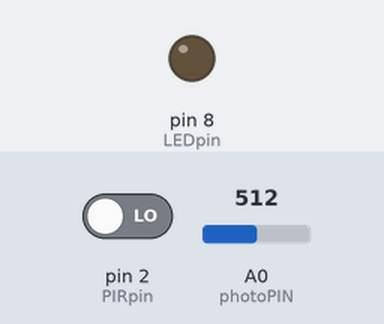
A sketch run on a simulated Arduino Uno, built with avr-gcc and run on an emulated ATmega328P. Parts: output pins drawn as LEDs (lit = HIGH). The inputs (shaded band) are chosen by the test bench; at power-on: A0 (photoPIN) = 512, pin 2 (PIRpin) LOW.

Above: at 1.2 s.
1.3 s: A0 (photoPIN) set to 218
2.8 s: A0 (photoPIN) set to 193
At 3.3 s:
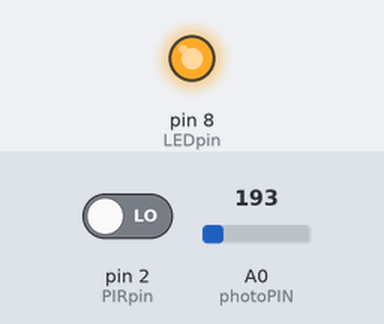
4.3 s: A0 (photoPIN) set to 210
At 5.5 s:
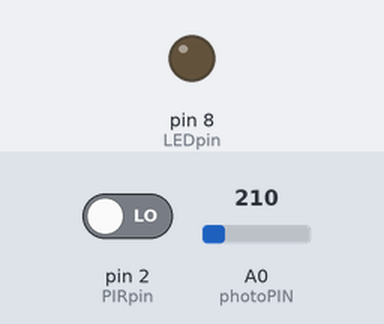
5.8 s: A0 (photoPIN) set to 190
At 6.7 s:
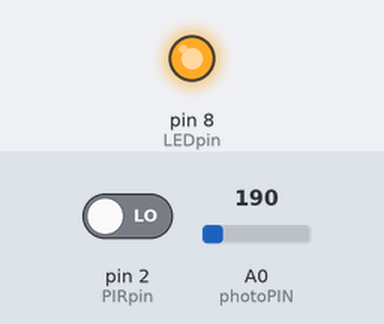
Timing chart, 0 to 8.3 s (numbered marks = the images above; inputs shaded):
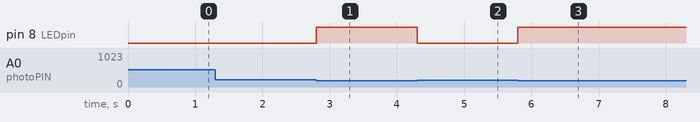

Measured:
- the behaviour switches between 200 and 199 on A0 (photoPIN) (found by bisection; images 0 and 1)
- after the input at 1.3 s, every drawn part: stays the same
- after the input at 2.8 s, pin 8 (LEDpin): LOW → HIGH at once
- after the input at 4.3 s, pin 8 (LEDpin): HIGH → LOW at once
- after the input at 5.8 s, pin 8 (LEDpin): LOW → HIGH at once

The sketch:

autonomous_lighting_system.ino
```cpp
const int LEDpin = 8;
const int photoPIN = A0;
const int PIRpin = 2;
void setup() {
  Serial.begin(9600);
  pinMode(PIRpin, INPUT);
  pinMode(photoPIN, INPUT);
  pinMode(LEDpin, OUTPUT);
}
void loop() {
  int sensorStatusphoto = analogRead(photoPIN);
  int sensorStatepir = digitalRead(PIRpin);
  if (sensorStatusphoto <200)
  {
    digitalWrite(LEDpin, HIGH);
  }
  else
  {
    if(sensorStatepir == HIGH)
    {
      digitalWrite(LEDpin, HIGH);
    }
    else
    {
      digitalWrite(LEDpin, LOW);
    }
  }
}
```
